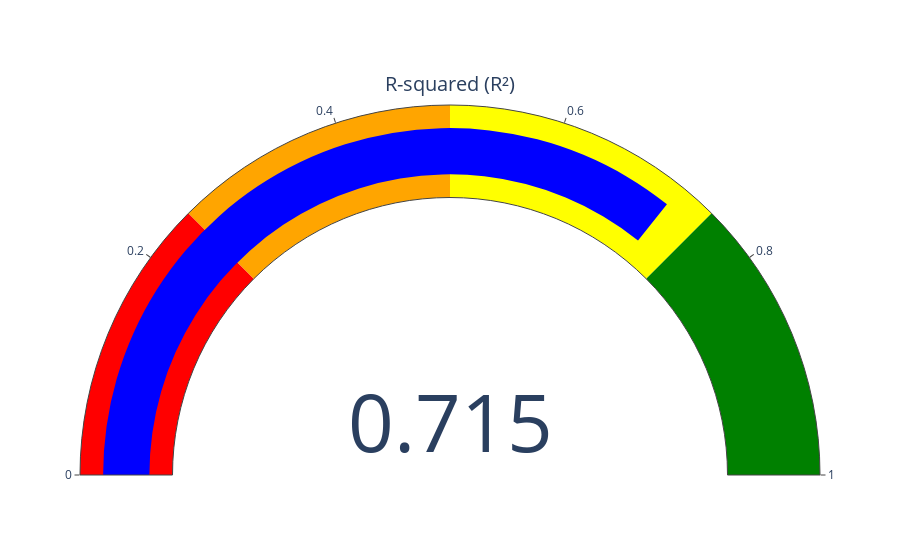

Notebook cell for this chart:
### Code cell
# Creating a gauge chart for R-squared
fig_r2 = go.Figure(go.Indicator(
    mode="gauge+number",
    value=r2,
    title={'text': "R-squared (R²)"},
    gauge={'axis': {'range': [None, 1]}, 'bar': {'color': 'blue'}, 'steps': [
        {'range': [0, 0.25], 'color': "red"},
        {'range': [0.25, 0.5], 'color': "orange"},
        {'range': [0.5, 0.75], 'color': "yellow"},
        {'range': [0.75, 1], 'color': "green"}]}))

fig_r2.update_layout(title_font_size=10)
fig_r2.show()

### Figure 1 — Plotly figure (JSON) as saved in the notebook; plotly's stock layout.template omitted (floating-point values rounded to 4 significant figures)
{"data": [{"gauge": {"axis": {"range": [null, 1]}, "bar": {"color": "blue"}, "steps": [{"color": "red", "range": [0, 0.25]}, {"color": "orange", "range": [0.25, 0.5]}, {"color": "yellow", "range": [0.5, 0.75]}, {"color": "green", "range": [0.75, 1]}]}, "mode": "gauge+number", "title": {"text": "R-squared (R²)"}, "type": "indicator", "value": 0.7151}], "layout": {"title": {"font": {"size": 10}}}}
